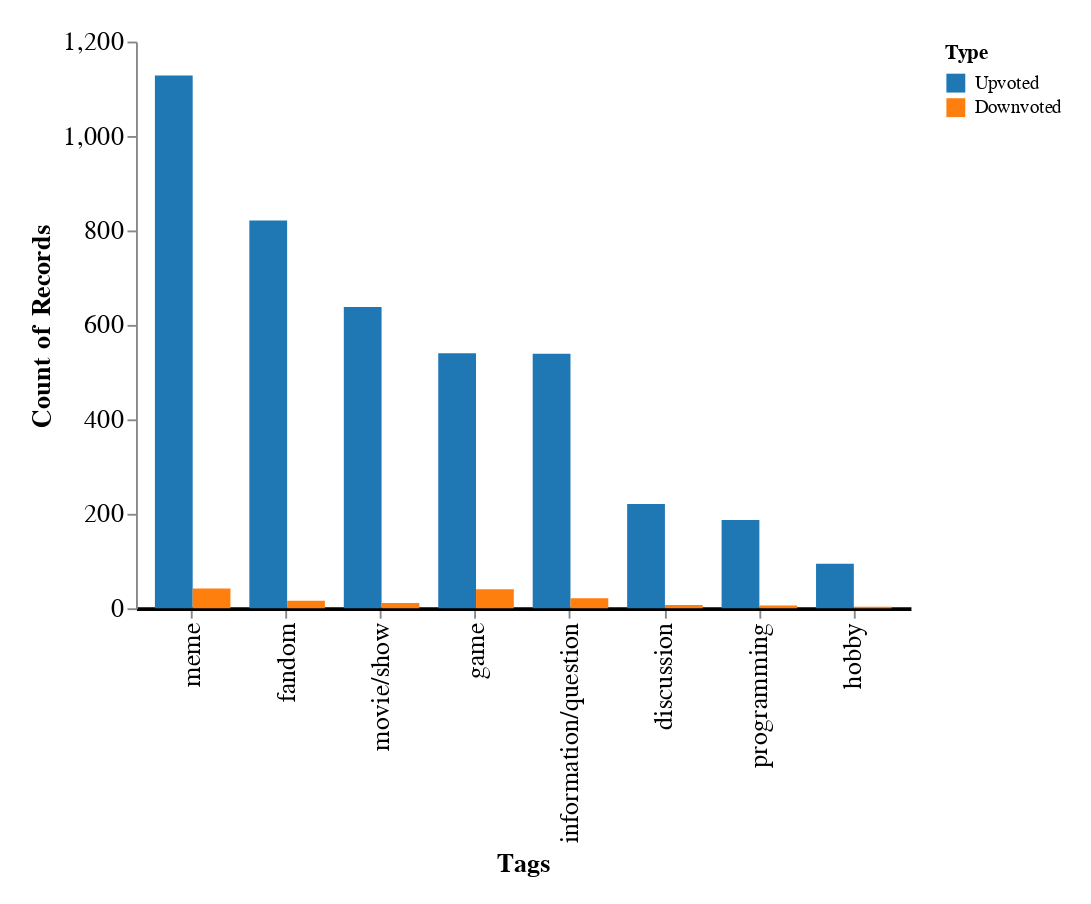

Write notebook code for a chart like this one.
### Code cell
ch = alt.Chart(tag_vote_df).mark_bar().encode(
    x=alt.X("Tags:N", sort="-y"),
    xOffset="Type",
    y=alt.Y("count()", axis=alt.Axis(grid=False)),
    color=alt.Color("Type:N", scale=alt.Scale(domain=["Upvoted", "Downvoted"],range=["#1f77b4", "#ff7f0e"])),
    tooltip=["count()"]
).configure(
    padding={"left": 15, "right": 15, "top": 15, "bottom": 15},
    title={"fontSize": 18},
).configure_view(
    stroke=None,
).configure_axisX(
    labelFontSize=14,
    titleFontSize=14,
    grid=False,  # Remove the grid
    domainWidth=2,  # Set the width of the axis line
    domainColor="#000"  # Set the color of the axis line
).configure_axisY(
    labelFontSize=14,
    titleFontSize=14,
    grid=False,  # Remove the grid
)

# Save the chart
ch.save("figures/voted/altair_tag_vote.html")
# ch.save("figures/voted/altair_tag_vote.png")

ch

### Figure 1 — Vega-Lite specification as saved in the notebook (floating-point values rounded to 4 significant figures; data arrays with more than 128 entries replaced by an {"elided": "..."} marker saying what was removed)
{"config": {"view": {"continuousWidth": 300, "continuousHeight": 300, "stroke": null}, "axisX": {"domainColor": "#000", "domainWidth": 2, "grid": false, "labelFontSize": 14, "titleFontSize": 14}, "axisY": {"grid": false, "labelFontSize": 14, "titleFontSize": 14}, "padding": {"left": 15, "right": 15, "top": 15, "bottom": 15}, "title": {"fontSize": 18}}, "data": {"name": "data-73deb17d7a6a88650e0646f942b67885"}, "mark": {"type": "bar"}, "encoding": {"color": {"field": "Type", "scale": {"domain": ["Upvoted", "Downvoted"], "range": ["#1f77b4", "#ff7f0e"]}, "type": "nominal"}, "tooltip": [{"aggregate": "count", "type": "quantitative"}], "x": {"field": "Tags", "sort": "-y", "type": "nominal"}, "xOffset": {"field": "Type", "type": "nominal"}, "y": {"aggregate": "count", "axis": {"grid": false}, "type": "quantitative"}}, "$schema": "https://vega.github.io/schema/vega-lite/v5.15.1.json", "datasets": {"data-73deb17d7a6a88650e0646f942b67885": {"elided": "4314 records"}}}
